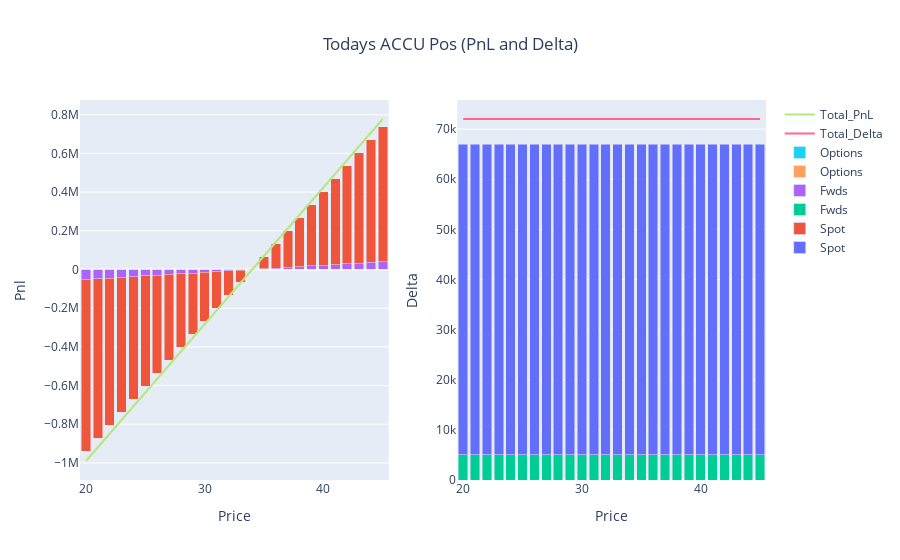

Write notebook code for a chart like this one.
### Markdown cell above
# Today's Position

### Code cell
## USE THIS STYLE OF GRAPHING FOR TODAY DATE ENTRY ##
position_functions = Position_Reporting(positions, 'ACCU', current_date)
pnl, delta, theta, vega, value = position_functions.combine_frame()

fig_d = go.Figure()

fig_d.add_trace(go.Bar(x=delta.Price, y=delta.Spot, name='Spot', base=0))
fig_d.add_trace(go.Bar(x=delta.Price, y=delta.Fwds, name='Fwds', base=0))
fig_d.add_trace(go.Bar(x=delta.Price, y=delta.Options, name='Options', base=0))
fig_d.add_trace(go.Scatter(x=delta.Price, y=delta.Total_Delta, mode='lines', name='Total_Delta'))

#fig_d.update_layout(title='ACCU Delta Today', xaxis_title='Price', yaxis_title='Delta', barmode='stack')
#fig_d.show()

#~~~~~~~~~~~~~~~~~~~~~~~~~~~~~~~~~
fig_p = go.Figure()

fig_p.add_trace(go.Bar(x=pnl.Price, y=pnl.Spot, name='Spot', base=0))
fig_p.add_trace(go.Bar(x=pnl.Price, y=pnl.Fwds, name='Fwds', base=0))
fig_p.add_trace(go.Bar(x=pnl.Price, y=pnl.Options, name='Options', base=0))
fig_p.add_trace(go.Scatter(x=pnl.Price, y=pnl.Total_Pnl, mode='lines', name='Total_PnL'))

#fig_p.update_layout(title='ACCU PnL Today', xaxis_title='Price', yaxis_title='pnl', barmode='stack')
#fig_p.show()


#~~~~~~~~~~~~~~~~~~~~~~~~~~~~~~~
fig = make_subplots(rows=1, cols=2)
for i in range(0,len(fig_d.data)):
    fig.add_trace(fig_d.data[i], row=1, col=2)
    fig.add_trace(fig_p.data[i], row=1, col=1)
    
fig.update_layout(title={'text': 'Todays ACCU Pos (PnL and Delta)','x': 0.5,'xanchor': 'center'}, barmode='stack')

fig.update_xaxes(title_text="Price", row=1, col=1)
fig.update_yaxes(title_text="Pnl", row=1, col=1)
fig.update_xaxes(title_text="Price", row=1, col=2)
fig.update_yaxes(title_text="Delta", row=1, col=2)    
fig.show()

### Figure 1 — Plotly figure (JSON) as saved in the notebook; plotly's stock layout.template omitted (floating-point values rounded to 4 significant figures)
{"data": [{"base": 0, "name": "Spot", "type": "bar", "x": [20, 21, 22, 23, 24, 25, 26, 27, 28, 29, 30, 31, 32, 33, 34, 35, 36, 37, 38, 39, 40, 41, 42, 43, 44, 45], "xaxis": "x2", "y": [67030, 67030, 67030, 67030, 67030, 67030, 67030, 67030, 67030, 67030, 67030, 67030, 67030, 67030, 67030, 67030, 67030, 67030, 67030, 67030, 67030, 67030, 67030, 67030, 67030, 67030], "yaxis": "y2"}, {"base": 0, "name": "Spot", "type": "bar", "x": [20, 21, 22, 23, 24, 25, 26, 27, 28, 29, 30, 31, 32, 33, 34, 35, 36, 37, 38, 39, 40, 41, 42, 43, 44, 45], "xaxis": "x", "y": [-938420, -871390, -804360, -737330, -670300, -603270, -536240, -469210, -402180, -335150, -268120, -201090, -134060, -67030, 0, 67030, 134060, 201090, 268120, 335150, 402180, 469210, 536240, 603270, 670300, 737330], "yaxis": "y"}, {"base": 0, "name": "Fwds", "type": "bar", "x": [20, 21, 22, 23, 24, 25, 26, 27, 28, 29, 30, 31, 32, 33, 34, 35, 36, 37, 38, 39, 40, 41, 42, 43, 44, 45], "xaxis": "x2", "y": [5000, 5000, 5000, 5000, 5000, 5000, 5000, 5000, 5000, 5000, 5000, 5000, 5000, 5000, 5000, 5000, 5000, 5000, 5000, 5000, 5000, 5000, 5000, 5000, 5000, 5000], "yaxis": "y2"}, {"base": 0, "name": "Fwds", "type": "bar", "x": [20, 21, 22, 23, 24, 25, 26, 27, 28, 29, 30, 31, 32, 33, 34, 35, 36, 37, 38, 39, 40, 41, 42, 43, 44, 45], "xaxis": "x", "y": [-51510.0, -47830.0, -44160.0, -40480.0, -36800.0, -33120.0, -29440.0, -25760.0, -22080.0, -18400.0, -14720.0, -11040.0, -7363.0, -3684.0, -5.027, 3674.0, 7353.0, 11030.0, 14710.0, 18390.0, 22070.0, 25750.0, 29430.0, 33110.0, 36790.0, 40470.0], "yaxis": "y"}, {"base": 0, "name": "Options", "type": "bar", "x": [20, 21, 22, 23, 24, 25, 26, 27, 28, 29, 30, 31, 32, 33, 34, 35, 36, 37, 38, 39, 40, 41, 42, 43, 44, 45], "xaxis": "x2", "y": [0, 0, 0, 0, 0, 0, 0, 0, 0, 0, 0, 0, 0, 0, 0, 0, 0, 0, 0, 0, 0, 0, 0, 0, 0, 0], "yaxis": "y2"}, {"base": 0, "name": "Options", "type": "bar", "x": [20, 21, 22, 23, 24, 25, 26, 27, 28, 29, 30, 31, 32, 33, 34, 35, 36, 37, 38, 39, 40, 41, 42, 43, 44, 45], "xaxis": "x", "y": [0, 0, 0, 0, 0, 0, 0, 0, 0, 0, 0, 0, 0, 0, 0, 0, 0, 0, 0, 0, 0, 0, 0, 0, 0, 0], "yaxis": "y"}, {"mode": "lines", "name": "Total_Delta", "type": "scatter", "x": [20, 21, 22, 23, 24, 25, 26, 27, 28, 29, 30, 31, 32, 33, 34, 35, 36, 37, 38, 39, 40, 41, 42, 43, 44, 45], "xaxis": "x2", "y": [72030, 72030, 72030, 72030, 72030, 72030, 72030, 72030, 72030, 72030, 72030, 72030, 72030, 72030, 72030, 72030, 72030, 72030, 72030, 72030, 72030, 72030, 72030, 72030, 72030, 72030], "yaxis": "y2"}, {"mode": "lines", "name": "Total_PnL", "type": "scatter", "x": [20, 21, 22, 23, 24, 25, 26, 27, 28, 29, 30, 31, 32, 33, 34, 35, 36, 37, 38, 39, 40, 41, 42, 43, 44, 45], "xaxis": "x", "y": [-989900.0, -919200.0, -848500.0, -777800.0, -707100.0, -636400.0, -565700.0, -495000.0, -424300.0, -353600.0, -282800.0, -212100.0, -141400.0, -70710.0, -5.027, 70700.0, 141400.0, 212100.0, 282800.0, 353500.0, 424300.0, 495000.0, 565700.0, 636400.0, 707100.0, 777800.0], "yaxis": "y"}], "layout": {"barmode": "stack", "title": {"text": "Todays ACCU Pos (PnL and Delta)", "x": 0.5, "xanchor": "center"}, "xaxis": {"anchor": "y", "domain": [0, 0.45], "title": {"text": "Price"}}, "xaxis2": {"anchor": "y2", "domain": [0.55, 1], "title": {"text": "Price"}}, "yaxis": {"anchor": "x", "domain": [0, 1], "title": {"text": "Pnl"}}, "yaxis2": {"anchor": "x2", "domain": [0, 1], "title": {"text": "Delta"}}}}
